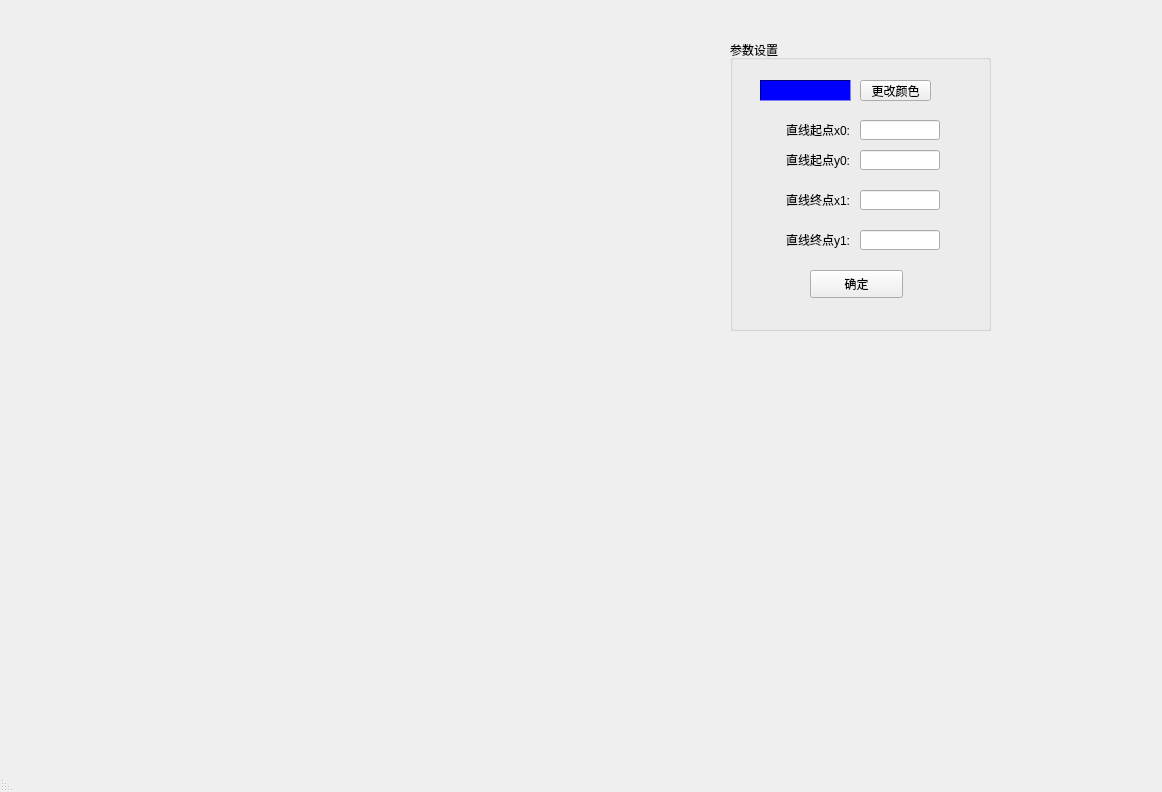
<?xml version="1.0" encoding="UTF-8"?>
<ui version="4.0">
 <class>MainWindow</class>
 <widget class="QMainWindow" name="MainWindow">
  <property name="geometry">
   <rect>
    <x>0</x>
    <y>0</y>
    <width>1162</width>
    <height>792</height>
   </rect>
  </property>
  <property name="windowTitle">
   <string>绘制直线</string>
  </property>
  <property name="layoutDirection">
   <enum>Qt::RightToLeft</enum>
  </property>
  <widget class="QWidget" name="centralwidget">
   <widget class="QGroupBox" name="groupBox_set">
    <property name="geometry">
     <rect>
      <x>730</x>
      <y>40</y>
      <width>261</width>
      <height>291</height>
     </rect>
    </property>
    <property name="layoutDirection">
     <enum>Qt::LeftToRight</enum>
    </property>
    <property name="title">
     <string>参数设置</string>
    </property>
    <widget class="QLabel" name="label_x0">
     <property name="geometry">
      <rect>
       <x>40</x>
       <y>80</y>
       <width>80</width>
       <height>20</height>
      </rect>
     </property>
     <property name="layoutDirection">
      <enum>Qt::RightToLeft</enum>
     </property>
     <property name="text">
      <string>直线起点x0:</string>
     </property>
     <property name="alignment">
      <set>Qt::AlignRight|Qt::AlignTrailing|Qt::AlignVCenter</set>
     </property>
    </widget>
    <widget class="QLineEdit" name="lineEdit_x0">
     <property name="geometry">
      <rect>
       <x>130</x>
       <y>80</y>
       <width>80</width>
       <height>20</height>
      </rect>
     </property>
     <property name="alignment">
      <set>Qt::AlignBottom|Qt::AlignRight|Qt::AlignTrailing</set>
     </property>
    </widget>
    <widget class="QLineEdit" name="lineEdit_y0">
     <property name="geometry">
      <rect>
       <x>130</x>
       <y>110</y>
       <width>80</width>
       <height>20</height>
      </rect>
     </property>
     <property name="alignment">
      <set>Qt::AlignBottom|Qt::AlignRight|Qt::AlignTrailing</set>
     </property>
    </widget>
    <widget class="QLabel" name="label_y0">
     <property name="geometry">
      <rect>
       <x>40</x>
       <y>110</y>
       <width>80</width>
       <height>20</height>
      </rect>
     </property>
     <property name="layoutDirection">
      <enum>Qt::RightToLeft</enum>
     </property>
     <property name="text">
      <string>直线起点y0:</string>
     </property>
     <property name="alignment">
      <set>Qt::AlignRight|Qt::AlignTrailing|Qt::AlignVCenter</set>
     </property>
    </widget>
    <widget class="QLabel" name="label_x1">
     <property name="geometry">
      <rect>
       <x>40</x>
       <y>150</y>
       <width>80</width>
       <height>20</height>
      </rect>
     </property>
     <property name="layoutDirection">
      <enum>Qt::RightToLeft</enum>
     </property>
     <property name="text">
      <string>直线终点x1:</string>
     </property>
     <property name="alignment">
      <set>Qt::AlignRight|Qt::AlignTrailing|Qt::AlignVCenter</set>
     </property>
    </widget>
    <widget class="QLabel" name="label_y1">
     <property name="geometry">
      <rect>
       <x>40</x>
       <y>190</y>
       <width>80</width>
       <height>20</height>
      </rect>
     </property>
     <property name="layoutDirection">
      <enum>Qt::RightToLeft</enum>
     </property>
     <property name="text">
      <string>直线终点y1:</string>
     </property>
     <property name="alignment">
      <set>Qt::AlignRight|Qt::AlignTrailing|Qt::AlignVCenter</set>
     </property>
    </widget>
    <widget class="QLineEdit" name="lineEdit_x1">
     <property name="geometry">
      <rect>
       <x>130</x>
       <y>150</y>
       <width>80</width>
       <height>20</height>
      </rect>
     </property>
     <property name="alignment">
      <set>Qt::AlignBottom|Qt::AlignRight|Qt::AlignTrailing</set>
     </property>
    </widget>
    <widget class="QLineEdit" name="lineEdit_y1">
     <property name="geometry">
      <rect>
       <x>130</x>
       <y>190</y>
       <width>80</width>
       <height>20</height>
      </rect>
     </property>
     <property name="alignment">
      <set>Qt::AlignBottom|Qt::AlignRight|Qt::AlignTrailing</set>
     </property>
    </widget>
    <widget class="QPushButton" name="pushButton_ok">
     <property name="geometry">
      <rect>
       <x>80</x>
       <y>230</y>
       <width>93</width>
       <height>28</height>
      </rect>
     </property>
     <property name="text">
      <string>确定</string>
     </property>
    </widget>
    <widget class="QFrame" name="frame_color">
     <property name="geometry">
      <rect>
       <x>30</x>
       <y>40</y>
       <width>91</width>
       <height>21</height>
      </rect>
     </property>
     <property name="palette">
      <palette>
       <active>
        <colorrole role="WindowText">
         <brush brushstyle="SolidPattern">
          <color alpha="255">
           <red>0</red>
           <green>0</green>
           <blue>0</blue>
          </color>
         </brush>
        </colorrole>
        <colorrole role="Button">
         <brush brushstyle="SolidPattern">
          <color alpha="255">
           <red>0</red>
           <green>0</green>
           <blue>255</blue>
          </color>
         </brush>
        </colorrole>
        <colorrole role="Light">
         <brush brushstyle="SolidPattern">
          <color alpha="255">
           <red>127</red>
           <green>127</green>
           <blue>255</blue>
          </color>
         </brush>
        </colorrole>
        <colorrole role="Midlight">
         <brush brushstyle="SolidPattern">
          <color alpha="255">
           <red>63</red>
           <green>63</green>
           <blue>255</blue>
          </color>
         </brush>
        </colorrole>
        <colorrole role="Dark">
         <brush brushstyle="SolidPattern">
          <color alpha="255">
           <red>0</red>
           <green>0</green>
           <blue>127</blue>
          </color>
         </brush>
        </colorrole>
        <colorrole role="Mid">
         <brush brushstyle="SolidPattern">
          <color alpha="255">
           <red>0</red>
           <green>0</green>
           <blue>170</blue>
          </color>
         </brush>
        </colorrole>
        <colorrole role="Text">
         <brush brushstyle="SolidPattern">
          <color alpha="255">
           <red>0</red>
           <green>0</green>
           <blue>0</blue>
          </color>
         </brush>
        </colorrole>
        <colorrole role="BrightText">
         <brush brushstyle="SolidPattern">
          <color alpha="255">
           <red>255</red>
           <green>255</green>
           <blue>255</blue>
          </color>
         </brush>
        </colorrole>
        <colorrole role="ButtonText">
         <brush brushstyle="SolidPattern">
          <color alpha="255">
           <red>0</red>
           <green>0</green>
           <blue>0</blue>
          </color>
         </brush>
        </colorrole>
        <colorrole role="Base">
         <brush brushstyle="SolidPattern">
          <color alpha="255">
           <red>255</red>
           <green>255</green>
           <blue>255</blue>
          </color>
         </brush>
        </colorrole>
        <colorrole role="Window">
         <brush brushstyle="SolidPattern">
          <color alpha="255">
           <red>0</red>
           <green>0</green>
           <blue>255</blue>
          </color>
         </brush>
        </colorrole>
        <colorrole role="Shadow">
         <brush brushstyle="SolidPattern">
          <color alpha="255">
           <red>0</red>
           <green>0</green>
           <blue>0</blue>
          </color>
         </brush>
        </colorrole>
        <colorrole role="AlternateBase">
         <brush brushstyle="SolidPattern">
          <color alpha="255">
           <red>127</red>
           <green>127</green>
           <blue>255</blue>
          </color>
         </brush>
        </colorrole>
        <colorrole role="ToolTipBase">
         <brush brushstyle="SolidPattern">
          <color alpha="255">
           <red>255</red>
           <green>255</green>
           <blue>220</blue>
          </color>
         </brush>
        </colorrole>
        <colorrole role="ToolTipText">
         <brush brushstyle="SolidPattern">
          <color alpha="255">
           <red>0</red>
           <green>0</green>
           <blue>0</blue>
          </color>
         </brush>
        </colorrole>
        <colorrole role="PlaceholderText">
         <brush brushstyle="SolidPattern">
          <color alpha="128">
           <red>0</red>
           <green>0</green>
           <blue>0</blue>
          </color>
         </brush>
        </colorrole>
       </active>
       <inactive>
        <colorrole role="WindowText">
         <brush brushstyle="SolidPattern">
          <color alpha="255">
           <red>0</red>
           <green>0</green>
           <blue>0</blue>
          </color>
         </brush>
        </colorrole>
        <colorrole role="Button">
         <brush brushstyle="SolidPattern">
          <color alpha="255">
           <red>0</red>
           <green>0</green>
           <blue>255</blue>
          </color>
         </brush>
        </colorrole>
        <colorrole role="Light">
         <brush brushstyle="SolidPattern">
          <color alpha="255">
           <red>127</red>
           <green>127</green>
           <blue>255</blue>
          </color>
         </brush>
        </colorrole>
        <colorrole role="Midlight">
         <brush brushstyle="SolidPattern">
          <color alpha="255">
           <red>63</red>
           <green>63</green>
           <blue>255</blue>
          </color>
         </brush>
        </colorrole>
        <colorrole role="Dark">
         <brush brushstyle="SolidPattern">
          <color alpha="255">
           <red>0</red>
           <green>0</green>
           <blue>127</blue>
          </color>
         </brush>
        </colorrole>
        <colorrole role="Mid">
         <brush brushstyle="SolidPattern">
          <color alpha="255">
           <red>0</red>
           <green>0</green>
           <blue>170</blue>
          </color>
         </brush>
        </colorrole>
        <colorrole role="Text">
         <brush brushstyle="SolidPattern">
          <color alpha="255">
           <red>0</red>
           <green>0</green>
           <blue>0</blue>
          </color>
         </brush>
        </colorrole>
        <colorrole role="BrightText">
         <brush brushstyle="SolidPattern">
          <color alpha="255">
           <red>255</red>
           <green>255</green>
           <blue>255</blue>
          </color>
         </brush>
        </colorrole>
        <colorrole role="ButtonText">
         <brush brushstyle="SolidPattern">
          <color alpha="255">
           <red>0</red>
           <green>0</green>
           <blue>0</blue>
          </color>
         </brush>
        </colorrole>
        <colorrole role="Base">
         <brush brushstyle="SolidPattern">
          <color alpha="255">
           <red>255</red>
           <green>255</green>
           <blue>255</blue>
          </color>
         </brush>
        </colorrole>
        <colorrole role="Window">
         <brush brushstyle="SolidPattern">
          <color alpha="255">
           <red>0</red>
           <green>0</green>
           <blue>255</blue>
          </color>
         </brush>
        </colorrole>
        <colorrole role="Shadow">
         <brush brushstyle="SolidPattern">
          <color alpha="255">
           <red>0</red>
           <green>0</green>
           <blue>0</blue>
          </color>
         </brush>
        </colorrole>
        <colorrole role="AlternateBase">
         <brush brushstyle="SolidPattern">
          <color alpha="255">
           <red>127</red>
           <green>127</green>
           <blue>255</blue>
          </color>
         </brush>
        </colorrole>
        <colorrole role="ToolTipBase">
         <brush brushstyle="SolidPattern">
          <color alpha="255">
           <red>255</red>
           <green>255</green>
           <blue>220</blue>
          </color>
         </brush>
        </colorrole>
        <colorrole role="ToolTipText">
         <brush brushstyle="SolidPattern">
          <color alpha="255">
           <red>0</red>
           <green>0</green>
           <blue>0</blue>
          </color>
         </brush>
        </colorrole>
        <colorrole role="PlaceholderText">
         <brush brushstyle="SolidPattern">
          <color alpha="128">
           <red>0</red>
           <green>0</green>
           <blue>0</blue>
          </color>
         </brush>
        </colorrole>
       </inactive>
       <disabled>
        <colorrole role="WindowText">
         <brush brushstyle="SolidPattern">
          <color alpha="255">
           <red>0</red>
           <green>0</green>
           <blue>127</blue>
          </color>
         </brush>
        </colorrole>
        <colorrole role="Button">
         <brush brushstyle="SolidPattern">
          <color alpha="255">
           <red>0</red>
           <green>0</green>
           <blue>255</blue>
          </color>
         </brush>
        </colorrole>
        <colorrole role="Light">
         <brush brushstyle="SolidPattern">
          <color alpha="255">
           <red>127</red>
           <green>127</green>
           <blue>255</blue>
          </color>
         </brush>
        </colorrole>
        <colorrole role="Midlight">
         <brush brushstyle="SolidPattern">
          <color alpha="255">
           <red>63</red>
           <green>63</green>
           <blue>255</blue>
          </color>
         </brush>
        </colorrole>
        <colorrole role="Dark">
         <brush brushstyle="SolidPattern">
          <color alpha="255">
           <red>0</red>
           <green>0</green>
           <blue>127</blue>
          </color>
         </brush>
        </colorrole>
        <colorrole role="Mid">
         <brush brushstyle="SolidPattern">
          <color alpha="255">
           <red>0</red>
           <green>0</green>
           <blue>170</blue>
          </color>
         </brush>
        </colorrole>
        <colorrole role="Text">
         <brush brushstyle="SolidPattern">
          <color alpha="255">
           <red>0</red>
           <green>0</green>
           <blue>127</blue>
          </color>
         </brush>
        </colorrole>
        <colorrole role="BrightText">
         <brush brushstyle="SolidPattern">
          <color alpha="255">
           <red>255</red>
           <green>255</green>
           <blue>255</blue>
          </color>
         </brush>
        </colorrole>
        <colorrole role="ButtonText">
         <brush brushstyle="SolidPattern">
          <color alpha="255">
           <red>0</red>
           <green>0</green>
           <blue>127</blue>
          </color>
         </brush>
        </colorrole>
        <colorrole role="Base">
         <brush brushstyle="SolidPattern">
          <color alpha="255">
           <red>0</red>
           <green>0</green>
           <blue>255</blue>
          </color>
         </brush>
        </colorrole>
        <colorrole role="Window">
         <brush brushstyle="SolidPattern">
          <color alpha="255">
           <red>0</red>
           <green>0</green>
           <blue>255</blue>
          </color>
         </brush>
        </colorrole>
        <colorrole role="Shadow">
         <brush brushstyle="SolidPattern">
          <color alpha="255">
           <red>0</red>
           <green>0</green>
           <blue>0</blue>
          </color>
         </brush>
        </colorrole>
        <colorrole role="AlternateBase">
         <brush brushstyle="SolidPattern">
          <color alpha="255">
           <red>0</red>
           <green>0</green>
           <blue>255</blue>
          </color>
         </brush>
        </colorrole>
        <colorrole role="ToolTipBase">
         <brush brushstyle="SolidPattern">
          <color alpha="255">
           <red>255</red>
           <green>255</green>
           <blue>220</blue>
          </color>
         </brush>
        </colorrole>
        <colorrole role="ToolTipText">
         <brush brushstyle="SolidPattern">
          <color alpha="255">
           <red>0</red>
           <green>0</green>
           <blue>0</blue>
          </color>
         </brush>
        </colorrole>
        <colorrole role="PlaceholderText">
         <brush brushstyle="SolidPattern">
          <color alpha="128">
           <red>0</red>
           <green>0</green>
           <blue>0</blue>
          </color>
         </brush>
        </colorrole>
       </disabled>
      </palette>
     </property>
     <property name="autoFillBackground">
      <bool>true</bool>
     </property>
     <property name="frameShape">
      <enum>QFrame::Panel</enum>
     </property>
     <property name="frameShadow">
      <enum>QFrame::Sunken</enum>
     </property>
    </widget>
    <widget class="QPushButton" name="pushButton_color">
     <property name="geometry">
      <rect>
       <x>130</x>
       <y>40</y>
       <width>71</width>
       <height>21</height>
      </rect>
     </property>
     <property name="text">
      <string>更改颜色</string>
     </property>
    </widget>
   </widget>
  </widget>
  <widget class="QStatusBar" name="mainToolBar"/>
 </widget>
 <resources/>
 <connections/>
</ui>
